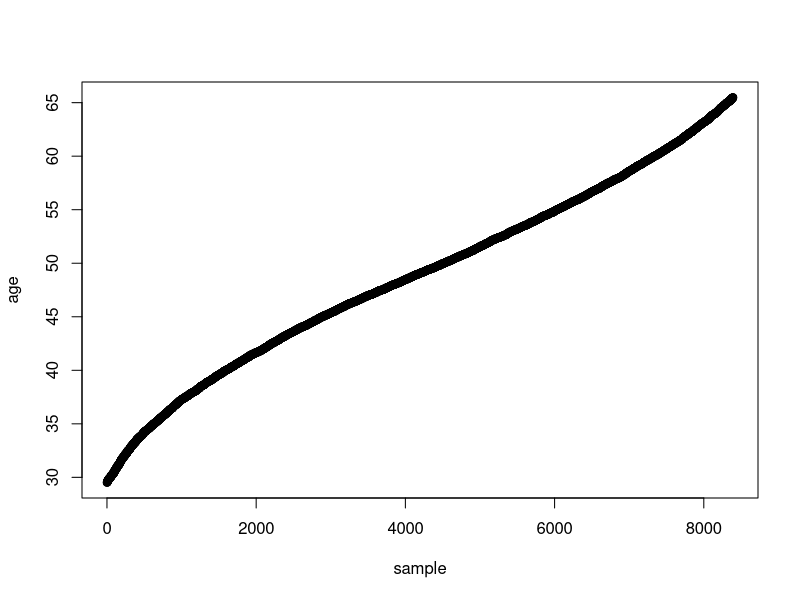
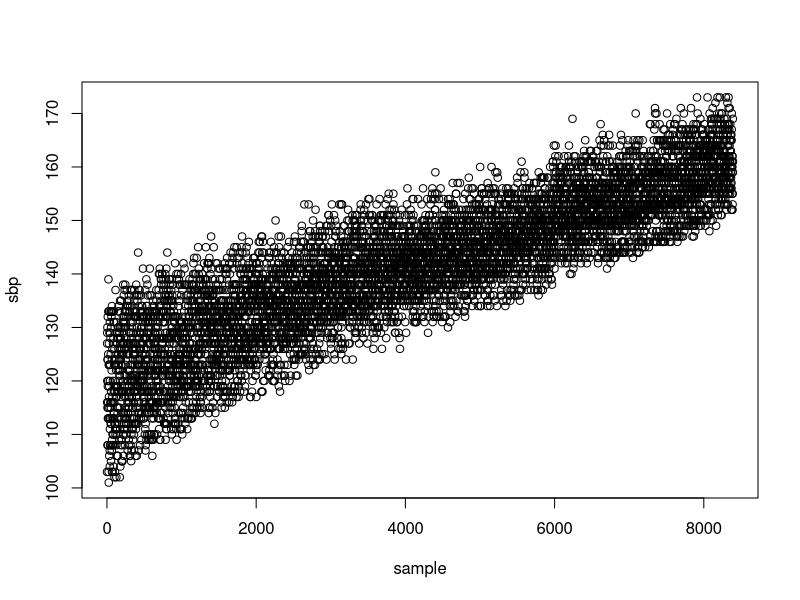
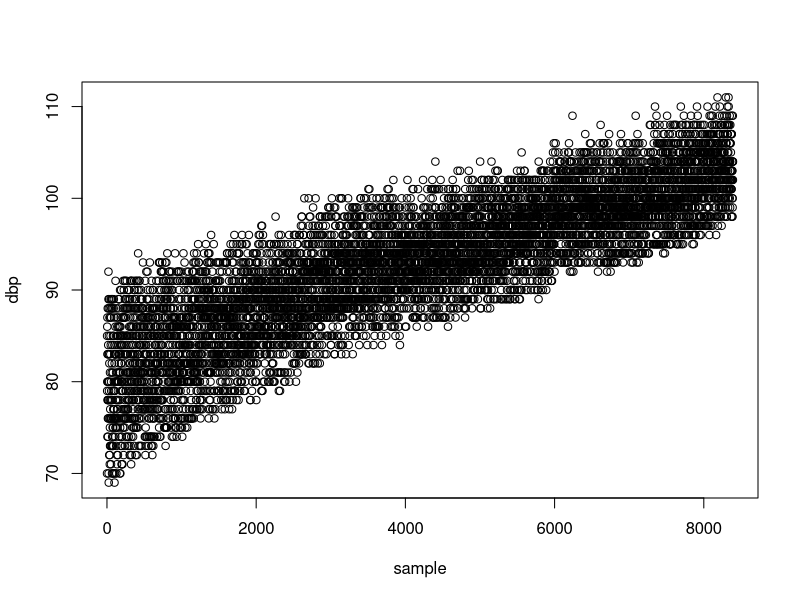
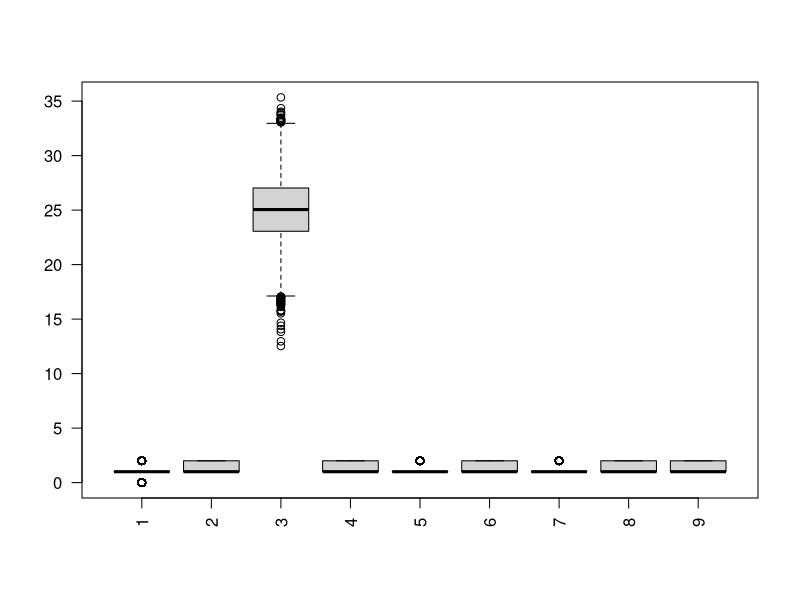
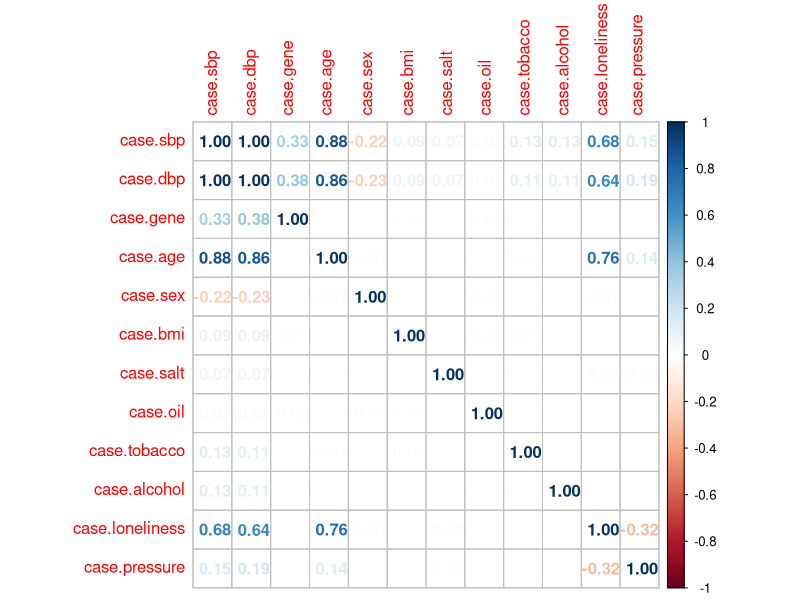

The R script that drew these images, in order:
pdf("./r_tmp/1.pdf")
case=read.table("case2.txt",head=T)
plot(case$case.age,ylab="age",xlab="sample")
dev.off()
pdf("./r_tmp/2.pdf")
plot(case$case.sbp,ylab="sbp",xlab="sample")
dev.off()
pdf("./r_tmp/3.pdf")
plot(case$case.dbp,ylab="dbp",xlab="sample")
dev.off()
pdf("./r_tmp/4.pdf")
tmp=cbind(case$case.gene, case$case.sex, case$case.bmi, case$case.salt, case$case.oil, case$case.tobacco, case$case.alcohol, case$case.loneliness, case$case.pressure)
boxplot(tmp,las=2)
dev.off()
pdf("./r_tmp/5.pdf")
library(corrplot)
corrplot(cor(case[,-c(3,4)]),method="number")
dev.off()
